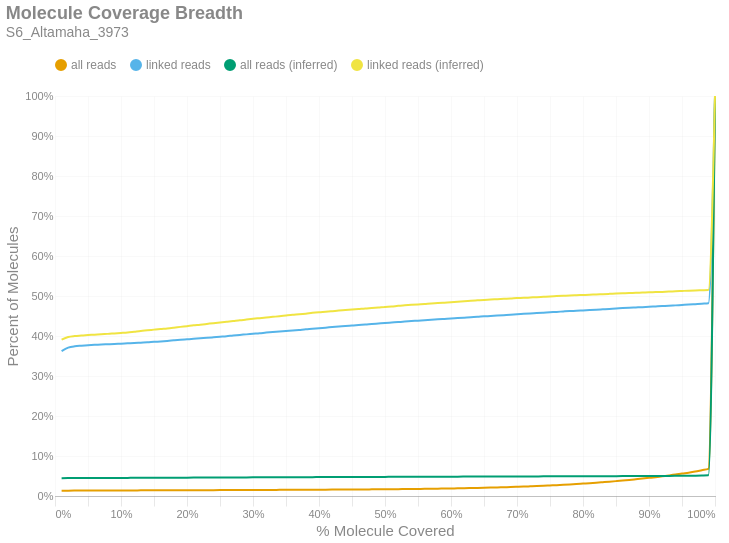

The code cell stored with this chart in its notebook:
### Markdown cell above
### Molecule Read Coverage
This chart shows molecule coverage breadth as computed by the number of bases aligned to that molecule. In other words, "*how much of each unique long molecule is actually sequenced/aligned?*" Keep in mind there is a distinction between sequences and alignments, since some sequences belonging to a particular molecule may not align well and wouldn't appear in the alignment data. This chart also shows molecule coverage breadth as computed by the *inferred fragment* from which the aligned sequences originate. Unlike read coverage, this calculation takes into account the total insert size, including unsequenced gaps between the forward and reverse reads. Like the previous figures, these are cumulative percents.

### Code cell
if SKIPLR:
    print_html(f"Skipped")
else:
    binned_df = consolidated_hist(valids['coverage_bp'], mask, 0.01, True)
    binned_df_inf = consolidated_hist(valids['coverage_inserts'], mask, 0.01, True)
    binned_df = binned_df.with_columns(pl.lit(binned_df_inf['all reads (cumsum)']).alias('all reads (inferred)'))
    binned_df = binned_df.with_columns(pl.lit(binned_df_inf['linked reads (cumsum)']).alias('linked reads (inferred)'))
    binned_df = binned_df.with_columns(
        (pl.col('bin').cast(pl.Float64) + 0.01).alias('right_edge')
    )

    with SafeRender(binned_df):
        (
            density_plot(binned_df, 'Molecule Coverage Breadth', samplename, 'molcov', ['all reads (inferred)','linked reads (inferred)'])
            .encode(
                #x=alt.X('bin:Q', title="% Molecule Covered").axis(format = '%').scale(padding=0),
                x=alt.X('right_edge:Q', title="% Molecule Covered").axis(format='%').scale(padding=0),
                y=alt.Y('value:Q', title='Percent of Molecules')
                    .axis(format='%')
                    .stack(False)
                    .scale(domainMin=0, padding=0),
                color=alt.Color("key:N").scale(domain = ["all reads", "linked reads", "all reads (inferred)", "linked reads (inferred)"]),
                tooltip = [
                    alt.Tooltip("key:N", title = "Data Type"),
                    alt.Tooltip("range_label:N", title="% Molecule Covered"),
                    alt.Tooltip("value:Q", format = ".2%", title="% Molecules")
                ]
            )
        ).display()

### Figure 1 — Vega-Lite specification as saved in the notebook (floating-point values rounded to 4 significant figures)
{"width": "container", "height": 400, "config": {"title": {"anchor": "start", "dy": -15, "fontSize": 18, "color": "#888888", "subtitleColor": "#888888", "subtitleFontSize": 14}, "arc": {"fill": "#0072B2"}, "axis": {"domainColor": "#888888", "domainWidth": 0.5, "gridWidth": 0.2, "grid": false, "titleFontWeight": 400, "titleFontSize": 15, "labelFontSize": 11, "labelColor": "#888888", "tickColor": "#888888", "tickWidth": 0.2, "titleColor": "#888888"}, "axisBand": {"grid": false}, "axisX": {"grid": true, "tickSize": 10, "domainCap": "round"}, "axisY": {"domain": false, "grid": true, "tickSize": 0, "domainCap": "round"}, "background": "transparent", "header": {"labelFontSize": 15, "labelColor": "#888888", "titleFontSize": 15, "titleFontWeight": 600, "titleColor": "#888888"}, "legend": {"labelFont": "sans-serif", "labelFontSize": 12, "labelColor": "#888888", "symbolSize": 100, "symbolType": "circle", "titleFontSize": 12, "titlePadding": 10, "titleColor": "#888888", "title": null, "orient": "top"}, "range": {"category": ["#E69F00", "#56B4E9", "#009E73", "#F0E442", "#0072B2", "#D55E00", "#CC79A7", "#000000"], "diverging": ["#cfe8f3", "#a2d4ec", "#73bfe2", "#46abdb", "#1696d2", "#12719e"]}, "area": {"fill": "#0072B2", "fillOpacity": 0.7, "line": true, "strokeOpacity": 0.7}, "line": {"color": "#0072B2", "stroke": "#0072B2", "strokeWidth": 2}, "trail": {"color": "#0072B2", "stroke": "#0072B2", "strokeWidth": 0, "size": 1}, "point": {"filled": true, "fillOpacity": 1.0, "size": 95}, "text": {"color": "#888888", "fontSize": 11, "align": "right", "fontWeight": 400, "size": 11}, "bar": {"fill": "#0072B2", "stroke": null}, "view": {"stroke": null, "continuousWidth": 660, "continuousHeight": 400}}, "data": {"name": "data-247aee516f00564831113dafbdbd64cd"}, "mark": {"type": "line", "interpolate": "monotone", "point": {"opacity": 0, "size": 275}}, "encoding": {"color": {"field": "key", "scale": {"domain": ["all reads", "linked reads", "all reads (inferred)", "linked reads (inferred)"]}, "type": "nominal"}, "tooltip": [{"field": "key", "title": "Data Type", "type": "nominal"}, {"field": "range_label", "title": "% Molecule Covered", "type": "nominal"}, {"field": "value", "format": ".2%", "title": "% Molecules", "type": "quantitative"}], "x": {"axis": {"format": "%"}, "field": "right_edge", "scale": {"padding": 0}, "title": "% Molecule Covered", "type": "quantitative"}, "y": {"axis": {"format": "%"}, "field": "value", "scale": {"domainMin": 0, "padding": 0}, "stack": false, "title": "Percent of Molecules", "type": "quantitative"}}, "params": [{"name": "param_c36ac31b6afebe62", "select": {"type": "point", "fields": ["key"]}, "bind": "legend"}], "title": {"text": "Molecule Coverage Breadth", "subtitle": "S6_Altamaha_3973"}, "transform": [{"fold": ["all reads (cumsum)", "linked reads (cumsum)", "all reads (inferred)", "linked reads (inferred)"]}, {"calculate": "replace(datum.key, ' (cumsum)', '')", "as": "key"}, {"filter": {"param": "param_c36ac31b6afebe62"}}], "usermeta": {"embedOptions": {"downloadFileName": "S6_Altamaha_3973.molcov"}}, "$schema": "https://vega.github.io/schema/vega-lite/v6.1.0.json", "datasets": {"data-247aee516f00564831113dafbdbd64cd": [{"bin": "0.0", "interval": "0.0-0.01", "all reads": 0.01308, "linked reads": 0.3622, "all reads (cumsum)": 0.01308, "linked reads (cumsum)": 0.3622, "range_label": "0.0-0.01", "all reads (inferred)": 0.04458, "linked reads (inferred)": 0.3909, "right_edge": 0.01}, {"bin": "0.01", "interval": "0.01-0.02", "all reads": 0.0003492, "linked reads": 0.008605, "all reads (cumsum)": 0.01343, "linked reads (cumsum)": 0.3708, "range_label": "0.01-0.02", "all reads (inferred)": 0.04481, "linked reads (inferred)": 0.3974, "right_edge": 0.02}, {"bin": "0.02", "interval": "0.02-0.03", "all reads": 0.0001559, "linked reads": 0.003431, "all reads (cumsum)": 0.01358, "linked reads (cumsum)": 0.3743, "range_label": "0.02-0.03", "all reads (inferred)": 0.04491, "linked reads (inferred)": 0.3998, "right_edge": 0.03}, {"bin": "0.03", "interval": "0.03-0.04", "all reads": 7.794e-05, "linked reads": 0.001541, "all reads (cumsum)": 0.01366, "linked reads (cumsum)": 0.3758, "range_label": "0.03-0.04", "all reads (inferred)": 0.04495, "linked reads (inferred)": 0.4011, "right_edge": 0.04}, {"bin": "0.04", "interval": "0.04-0.05", "all reads": 6.971e-05, "linked reads": 0.001248, "all reads (cumsum)": 0.01373, "linked reads (cumsum)": 0.3771, "range_label": "0.04-0.05", "all reads (inferred)": 0.04501, "linked reads (inferred)": 0.4023, "right_edge": 0.05}, {"bin": "0.05", "interval": "0.05-0.06", "all reads": 5.07e-05, "linked reads": 0.0008807, "all reads (cumsum)": 0.01378, "linked reads (cumsum)": 0.3779, "range_label": "0.05-0.06", "all reads (inferred)": 0.04505, "linked reads (inferred)": 0.4034, "right_edge": 0.06}, {"bin": "0.06", "interval": "0.06-0.07", "all reads": 4.056e-05, "linked reads": 0.0005688, "all reads (cumsum)": 0.01382, "linked reads (cumsum)": 0.3785, "range_label": "0.06-0.07", "all reads (inferred)": 0.0451, "linked reads (inferred)": 0.4046, "right_edge": 0.07}, {"bin": "0.07", "interval": "0.07-0.08", "all reads": 4.119e-05, "linked reads": 0.0008807, "all reads (cumsum)": 0.01386, "linked reads (cumsum)": 0.3794, "range_label": "0.07-0.08", "all reads (inferred)": 0.04514, "linked reads (inferred)": 0.4053, "right_edge": 0.08}, {"bin": "0.08", "interval": "0.08-0.09", "all reads": 4.753e-05, "linked reads": 0.0008624, "all reads (cumsum)": 0.01391, "linked reads (cumsum)": 0.3802, "range_label": "0.08-0.09", "all reads (inferred)": 0.04519, "linked reads (inferred)": 0.4065, "right_edge": 0.09}, {"bin": "0.09", "interval": "0.09-0.1", "all reads": 3.739e-05, "linked reads": 0.0006605, "all reads (cumsum)": 0.01395, "linked reads (cumsum)": 0.3809, "range_label": "0.09-0.1", "all reads (inferred)": 0.04524, "linked reads (inferred)": 0.4077, "right_edge": 0.1}, {"bin": "0.1", "interval": "0.1-0.11", "all reads": 4.563e-05, "linked reads": 0.0007523, "all reads (cumsum)": 0.01399, "linked reads (cumsum)": 0.3817, "range_label": "0.1-0.11", "all reads (inferred)": 0.04529, "linked reads (inferred)": 0.409, "right_edge": 0.11}, {"bin": "0.11", "interval": "0.11-0.12", "all reads": 3.675e-05, "linked reads": 0.0006972, "all reads (cumsum)": 0.01403, "linked reads (cumsum)": 0.3824, "range_label": "0.11-0.12", "all reads (inferred)": 0.04536, "linked reads (inferred)": 0.4109, "right_edge": 0.12}, {"bin": "0.12", "interval": "0.12-0.13", "all reads": 3.929e-05, "linked reads": 0.0009174, "all reads (cumsum)": 0.01407, "linked reads (cumsum)": 0.3833, "range_label": "0.12-0.13", "all reads (inferred)": 0.04543, "linked reads (inferred)": 0.4128, "right_edge": 0.13}, {"bin": "0.13", "interval": "0.13-0.14", "all reads": 4.182e-05, "linked reads": 0.0008807, "all reads (cumsum)": 0.01411, "linked reads (cumsum)": 0.3842, "range_label": "0.13-0.14", "all reads (inferred)": 0.04549, "linked reads (inferred)": 0.4143, "right_edge": 0.14}, {"bin": "0.14", "interval": "0.14-0.15", "all reads": 5.576e-05, "linked reads": 0.001229, "all reads (cumsum)": 0.01417, "linked reads (cumsum)": 0.3854, "range_label": "0.14-0.15", "all reads (inferred)": 0.04555, "linked reads (inferred)": 0.4159, "right_edge": 0.15}, {"bin": "0.15", "interval": "0.15-0.16", "all reads": 4.499e-05, "linked reads": 0.001028, "all reads (cumsum)": 0.01421, "linked reads (cumsum)": 0.3864, "range_label": "0.15-0.16", "all reads (inferred)": 0.04562, "linked reads (inferred)": 0.4176, "right_edge": 0.16}, {"bin": "0.16", "interval": "0.16-0.17", "all reads": 4.879e-05, "linked reads": 0.001211, "all reads (cumsum)": 0.01426, "linked reads (cumsum)": 0.3876, "range_label": "0.16-0.17", "all reads (inferred)": 0.04568, "linked reads (inferred)": 0.419, "right_edge": 0.17}, {"bin": "0.17", "interval": "0.17-0.18", "all reads": 6.464e-05, "linked reads": 0.00145, "all reads (cumsum)": 0.01433, "linked reads (cumsum)": 0.3891, "range_label": "0.17-0.18", "all reads (inferred)": 0.04574, "linked reads (inferred)": 0.4208, "right_edge": 0.18}, {"bin": "0.18", "interval": "0.18-0.19", "all reads": 5.703e-05, "linked reads": 0.001394, "all reads (cumsum)": 0.01438, "linked reads (cumsum)": 0.3905, "range_label": "0.18-0.19", "all reads (inferred)": 0.04581, "linked reads (inferred)": 0.4228, "right_edge": 0.19}, {"bin": "0.19", "interval": "0.19-0.2", "all reads": 5.83e-05, "linked reads": 0.001248, "all reads (cumsum)": 0.01444, "linked reads (cumsum)": 0.3917, "range_label": "0.19-0.2", "all reads (inferred)": 0.04589, "linked reads (inferred)": 0.4247, "right_edge": 0.2}, {"bin": "0.2", "interval": "0.2-0.21", "all reads": 5.45e-05, "linked reads": 0.001248, "all reads (cumsum)": 0.0145, "linked reads (cumsum)": 0.393, "range_label": "0.2-0.21", "all reads (inferred)": 0.04596, "linked reads (inferred)": 0.4266, "right_edge": 0.21}, {"bin": "0.21", "interval": "0.21-0.22", "all reads": 5.45e-05, "linked reads": 0.001193, "all reads (cumsum)": 0.01455, "linked reads (cumsum)": 0.3942, "range_label": "0.21-0.22", "all reads (inferred)": 0.04602, "linked reads (inferred)": 0.4282, "right_edge": 0.22}, {"bin": "0.22", "interval": "0.22-0.23", "all reads": 5.386e-05, "linked reads": 0.001266, "all reads (cumsum)": 0.0146, "linked reads (cumsum)": 0.3954, "range_label": "0.22-0.23", "all reads (inferred)": 0.0461, "linked reads (inferred)": 0.4302, "right_edge": 0.23}, {"bin": "0.23", "interval": "0.23-0.24", "all reads": 5.703e-05, "linked reads": 0.001376, "all reads (cumsum)": 0.01466, "linked reads (cumsum)": 0.3968, "range_label": "0.23-0.24", "all reads (inferred)": 0.04617, "linked reads (inferred)": 0.4322, "right_edge": 0.24}, {"bin": "0.24", "interval": "0.24-0.25", "all reads": 6.083e-05, "linked reads": 0.001413, "all reads (cumsum)": 0.01472, "linked reads (cumsum)": 0.3982, "range_label": "0.24-0.25", "all reads (inferred)": 0.04624, "linked reads (inferred)": 0.4339, "right_edge": 0.25}, {"bin": "0.25", "interval": "0.25-0.26", "all reads": 6.274e-05, "linked reads": 0.001376, "all reads (cumsum)": 0.01479, "linked reads (cumsum)": 0.3996, "range_label": "0.25-0.26", "all reads (inferred)": 0.04631, "linked reads (inferred)": 0.4357, "right_edge": 0.26}, {"bin": "0.26", "interval": "0.26-0.27", "all reads": 7.921e-05, "linked reads": 0.001743, "all reads (cumsum)": 0.01486, "linked reads (cumsum)": 0.4013, "range_label": "0.26-0.27", "all reads (inferred)": 0.04638, "linked reads (inferred)": 0.4375, "right_edge": 0.27}, {"bin": "0.27", "interval": "0.27-0.28", "all reads": 6.21e-05, "linked reads": 0.001468, "all reads (cumsum)": 0.01493, "linked reads (cumsum)": 0.4028, "range_label": "0.27-0.28", "all reads (inferred)": 0.04644, "linked reads (inferred)": 0.4391, "right_edge": 0.28}, {"bin": "0.28", "interval": "0.28-0.29", "all reads": 6.02e-05, "linked reads": 0.001266, "all reads (cumsum)": 0.01499, "linked reads (cumsum)": 0.4041, "range_label": "0.28-0.29", "all reads (inferred)": 0.04652, "linked reads (inferred)": 0.4412, "right_edge": 0.29}, {"bin": "0.29", "interval": "0.29-0.3", "all reads": 6.083e-05, "linked reads": 0.001431, "all reads (cumsum)": 0.01505, "linked reads (cumsum)": 0.4055, "range_label": "0.29-0.3", "all reads (inferred)": 0.04659, "linked reads (inferred)": 0.4431, "right_edge": 0.3}, {"bin": "0.3", "interval": "0.3-0.31", "all reads": 6.337e-05, "linked reads": 0.001339, "all reads (cumsum)": 0.01511, "linked reads (cumsum)": 0.4068, "range_label": "0.3-0.31", "all reads (inferred)": 0.04665, "linked reads (inferred)": 0.4447, "right_edge": 0.31}, {"bin": "0.31", "interval": "0.31-0.32", "all reads": 8.111e-05, "linked reads": 0.001688, "all reads (cumsum)": 0.01519, "linked reads (cumsum)": 0.4085, "range_label": "0.31-0.32", "all reads (inferred)": 0.04671, "linked reads (inferred)": 0.4462, "right_edge": 0.32}, {"bin": "0.32", "interval": "0.32-0.33", "all reads": 6.654e-05, "linked reads": 0.001413, "all reads (cumsum)": 0.01526, "linked reads (cumsum)": 0.4099, "range_label": "0.32-0.33", "all reads (inferred)": 0.04678, "linked reads (inferred)": 0.4478, "right_edge": 0.33}, {"bin": "0.33", "interval": "0.33-0.34", "all reads": 6.083e-05, "linked reads": 0.001174, "all reads (cumsum)": 0.01532, "linked reads (cumsum)": 0.4111, "range_label": "0.33-0.34", "all reads (inferred)": 0.04684, "linked reads (inferred)": 0.4494, "right_edge": 0.34}, {"bin": "0.34", "interval": "0.34-0.35", "all reads": 6.78e-05, "linked reads": 0.001413, "all reads (cumsum)": 0.01539, "linked reads (cumsum)": 0.4125, "range_label": "0.34-0.35", "all reads (inferred)": 0.04691, "linked reads (inferred)": 0.4512, "right_edge": 0.35}, {"bin": "0.35", "interval": "0.35-0.36", "all reads": 6.274e-05, "linked reads": 0.001193, "all reads (cumsum)": 0.01545, "linked reads (cumsum)": 0.4137, "range_label": "0.35-0.36", "all reads (inferred)": 0.04698, "linked reads (inferred)": 0.4529, "right_edge": 0.36}, {"bin": "0.36", "interval": "0.36-0.37", "all reads": 7.858e-05, "linked reads": 0.001505, "all reads (cumsum)": 0.01553, "linked reads (cumsum)": 0.4152, "range_label": "0.36-0.37", "all reads (inferred)": 0.04703, "linked reads (inferred)": 0.4542, "right_edge": 0.37}, {"bin": "0.37", "interval": "0.37-0.38", "all reads": 8.491e-05, "linked reads": 0.001651, "all reads (cumsum)": 0.01561, "linked reads (cumsum)": 0.4169, "range_label": "0.37-0.38", "all reads (inferred)": 0.0471, "linked reads (inferred)": 0.4559, "right_edge": 0.38}, {"bin": "0.38", "interval": "0.38-0.39", "all reads": 7.731e-05, "linked reads": 0.001211, "all reads (cumsum)": 0.01569, "linked reads (cumsum)": 0.4181, "range_label": "0.38-0.39", "all reads (inferred)": 0.04718, "linked reads (inferred)": 0.458, "right_edge": 0.39}, {"bin": "0.39", "interval": "0.39-0.4", "all reads": 8.365e-05, "linked reads": 0.001505, "all reads (cumsum)": 0.01577, "linked reads (cumsum)": 0.4196, "range_label": "0.39-0.4", "all reads (inferred)": 0.04724, "linked reads (inferred)": 0.4595, "right_edge": 0.4}, {"bin": "0.4", "interval": "0.4-0.41", "all reads": 7.985e-05, "linked reads": 0.001266, "all reads (cumsum)": 0.01585, "linked reads (cumsum)": 0.4209, "range_label": "0.4-0.41", "all reads (inferred)": 0.04729, "linked reads (inferred)": 0.4607, "right_edge": 0.41}, {"bin": "0.41", "interval": "0.41-0.42", "all reads": 8.998e-05, "linked reads": 0.00145, "all reads (cumsum)": 0.01594, "linked reads (cumsum)": 0.4223, "range_label": "0.41-0.42", "all reads (inferred)": 0.04735, "linked reads (inferred)": 0.462, "right_edge": 0.42}, {"bin": "0.42", "interval": "0.42-0.43", "all reads": 9.442e-05, "linked reads": 0.001303, "all reads (cumsum)": 0.01604, "linked reads (cumsum)": 0.4236, "range_label": "0.42-0.43", "all reads (inferred)": 0.04741, "linked reads (inferred)": 0.4635, "right_edge": 0.43}, {"bin": "0.43", "interval": "0.43-0.44", "all reads": 9.252e-05, "linked reads": 0.001156, "all reads (cumsum)": 0.01613, "linked reads (cumsum)": 0.4248, "range_label": "0.43-0.44", "all reads (inferred)": 0.04746, "linked reads (inferred)": 0.4647, "right_edge": 0.44}, {"bin": "0.44", "interval": "0.44-0.45", "all reads": 9.569e-05, "linked reads": 0.001413, "all reads (cumsum)": 0.01623, "linked reads (cumsum)": 0.4262, "range_label": "0.44-0.45", "all reads (inferred)": 0.04752, "linked reads (inferred)": 0.4661, "right_edge": 0.45}, {"bin": "0.45", "interval": "0.45-0.46", "all reads": 0.0001077, "linked reads": 0.001339, "all reads (cumsum)": 0.01633, "linked reads (cumsum)": 0.4275, "range_label": "0.45-0.46", "all reads (inferred)": 0.04758, "linked reads (inferred)": 0.4675, "right_edge": 0.46}, {"bin": "0.46", "interval": "0.46-0.47", "all reads": 0.0001128, "linked reads": 0.001046, "all reads (cumsum)": 0.01645, "linked reads (cumsum)": 0.4286, "range_label": "0.46-0.47", "all reads (inferred)": 0.04764, "linked reads (inferred)": 0.469, "right_edge": 0.47}, {"bin": "0.47", "interval": "0.47-0.48", "all reads": 0.0001236, "linked reads": 0.00145, "all reads (cumsum)": 0.01657, "linked reads (cumsum)": 0.43, "range_label": "0.47-0.48", "all reads (inferred)": 0.04769, "linked reads (inferred)": 0.4701, "right_edge": 0.48}, {"bin": "0.48", "interval": "0.48-0.49", "all reads": 0.0001369, "linked reads": 0.001248, "all reads (cumsum)": 0.01671, "linked reads (cumsum)": 0.4313, "range_label": "0.48-0.49", "all reads (inferred)": 0.04774, "linked reads (inferred)": 0.4713, "right_edge": 0.49}, {"bin": "0.49", "interval": "0.49-0.5", "all reads": 0.0001546, "linked reads": 0.001266, "all reads (cumsum)": 0.01686, "linked reads (cumsum)": 0.4325, "range_label": "0.49-0.5", "all reads (inferred)": 0.0478, "linked reads (inferred)": 0.4727, "right_edge": 0.5}, {"bin": "0.5", "interval": "0.5-0.51", "all reads": 0.0001312, "linked reads": 0.001156, "all reads (cumsum)": 0.01699, "linked reads (cumsum)": 0.4337, "range_label": "0.5-0.51", "all reads (inferred)": 0.04785, "linked reads (inferred)": 0.4737, "right_edge": 0.51}, {"bin": "0.51", "interval": "0.51-0.52", "all reads": 0.0001534, "linked reads": 0.001156, "all reads (cumsum)": 0.01715, "linked reads (cumsum)": 0.4348, "range_label": "0.51-0.52", "all reads (inferred)": 0.04792, "linked reads (inferred)": 0.4754, "right_edge": 0.52}, {"bin": "0.52", "interval": "0.52-0.53", "all reads": 0.000166, "linked reads": 0.001138, "all reads (cumsum)": 0.01731, "linked reads (cumsum)": 0.436, "range_label": "0.52-0.53", "all reads (inferred)": 0.04798, "linked reads (inferred)": 0.4766, "right_edge": 0.53}, {"bin": "0.53", "interval": "0.53-0.54", "all reads": 0.0001749, "linked reads": 0.001266, "all reads (cumsum)": 0.01749, "linked reads (cumsum)": 0.4372, "range_label": "0.53-0.54", "all reads (inferred)": 0.04804, "linked reads (inferred)": 0.4778, "right_edge": 0.54}, {"bin": "0.54", "interval": "0.54-0.55", "all reads": 0.0001812, "linked reads": 0.001174, "all reads (cumsum)": 0.01767, "linked reads (cumsum)": 0.4384, "range_label": "0.54-0.55", "all reads (inferred)": 0.0481, "linked reads (inferred)": 0.479, "right_edge": 0.55}, {"bin": "0.55", "interval": "0.55-0.56", "all reads": 0.0001876, "linked reads": 0.001248, "all reads (cumsum)": 0.01786, "linked reads (cumsum)": 0.4397, "range_label": "0.55-0.56", "all reads (inferred)": 0.04815, "linked reads (inferred)": 0.4801, "right_edge": 0.56}, {"bin": "0.56", "interval": "0.56-0.57", "all reads": 0.0002275, "linked reads": 0.001119, "all reads (cumsum)": 0.01808, "linked reads (cumsum)": 0.4408, "range_label": "0.56-0.57", "all reads (inferred)": 0.04821, "linked reads (inferred)": 0.4814, "right_edge": 0.57}, {"bin": "0.57", "interval": "0.57-0.58", "all reads": 0.0002636, "linked reads": 0.0008807, "all reads (cumsum)": 0.01835, "linked reads (cumsum)": 0.4417, "range_label": "0.57-0.58", "all reads (inferred)": 0.04826, "linked reads (inferred)": 0.4823, "right_edge": 0.58}, {"bin": "0.58", "interval": "0.58-0.59", "all reads": 0.0002554, "linked reads": 0.001083, "all reads (cumsum)": 0.0186, "linked reads (cumsum)": 0.4427, "range_label": "0.58-0.59", "all reads (inferred)": 0.04831, "linked reads (inferred)": 0.4834, "right_edge": 0.59}, {"bin": "0.59", "interval": "0.59-0.6", "all reads": 0.0003029, "linked reads": 0.001119, "all reads (cumsum)": 0.01891, "linked reads (cumsum)": 0.4439, "range_label": "0.59-0.6", "all reads (inferred)": 0.04837, "linked reads (inferred)": 0.4846, "right_edge": 0.6}, {"bin": "0.6", "interval": "0.6-0.61", "all reads": 0.00027, "linked reads": 0.0009725, "all reads (cumsum)": 0.01918, "linked reads (cumsum)": 0.4448, "range_label": "0.6-0.61", "all reads (inferred)": 0.04842, "linked reads (inferred)": 0.4857, "right_edge": 0.61}, {"bin": "0.61", "interval": "0.61-0.62", "all reads": 0.0003162, "linked reads": 0.001046, "all reads (cumsum)": 0.01949, "linked reads (cumsum)": 0.4459, "range_label": "0.61-0.62", "all reads (inferred)": 0.04848, "linked reads (inferred)": 0.4869, "right_edge": 0.62}, {"bin": "0.62", "interval": "0.62-0.63", "all reads": 0.0003352, "linked reads": 0.001083, "all reads (cumsum)": 0.01983, "linked reads (cumsum)": 0.447, "range_label": "0.62-0.63", "all reads (inferred)": 0.04853, "linked reads (inferred)": 0.488, "right_edge": 0.63}, {"bin": "0.63", "interval": "0.63-0.64", "all reads": 0.0003492, "linked reads": 0.0009358, "all reads (cumsum)": 0.02018, "linked reads (cumsum)": 0.4479, "range_label": "0.63-0.64", "all reads (inferred)": 0.04859, "linked reads (inferred)": 0.4891, "right_edge": 0.64}, {"bin": "0.64", "interval": "0.64-0.65", "all reads": 0.0003859, "linked reads": 0.001248, "all reads (cumsum)": 0.02056, "linked reads (cumsum)": 0.4491, "range_label": "0.64-0.65", "all reads (inferred)": 0.04865, "linked reads (inferred)": 0.4903, "right_edge": 0.65}, {"bin": "0.65", "interval": "0.65-0.66", "all reads": 0.0004157, "linked reads": 0.0008257, "all reads (cumsum)": 0.02098, "linked reads (cumsum)": 0.45, "range_label": "0.65-0.66", "all reads (inferred)": 0.04869, "linked reads (inferred)": 0.491, "right_edge": 0.66}, {"bin": "0.66", "interval": "0.66-0.67", "all reads": 0.0004423, "linked reads": 0.001046, "all reads (cumsum)": 0.02142, "linked reads (cumsum)": 0.451, "range_label": "0.66-0.67", "all reads (inferred)": 0.04874, "linked reads (inferred)": 0.492, "right_edge": 0.67}, {"bin": "0.67", "interval": "0.67-0.68", "all reads": 0.0005101, "linked reads": 0.001156, "all reads (cumsum)": 0.02193, "linked reads (cumsum)": 0.4522, "range_label": "0.67-0.68", "all reads (inferred)": 0.04879, "linked reads (inferred)": 0.4929, "right_edge": 0.68}, {"bin": "0.68", "interval": "0.68-0.69", "all reads": 0.0004778, "linked reads": 0.001229, "all reads (cumsum)": 0.02241, "linked reads (cumsum)": 0.4534, "range_label": "0.68-0.69", "all reads (inferred)": 0.04884, "linked reads (inferred)": 0.4937, "right_edge": 0.69}, {"bin": "0.69", "interval": "0.69-0.7", "all reads": 0.0005481, "linked reads": 0.0008807, "all reads (cumsum)": 0.02296, "linked reads (cumsum)": 0.4543, "range_label": "0.69-0.7", "all reads (inferred)": 0.04889, "linked reads (inferred)": 0.4947, "right_edge": 0.7}, {"bin": "0.7", "interval": "0.7-0.71", "all reads": 0.0005735, "linked reads": 0.001174, "all reads (cumsum)": 0.02353, "linked reads (cumsum)": 0.4555, "range_label": "0.7-0.71", "all reads (inferred)": 0.04893, "linked reads (inferred)": 0.4954, "right_edge": 0.71}, {"bin": "0.71", "interval": "0.71-0.72", "all reads": 0.0006369, "linked reads": 0.001064, "all reads (cumsum)": 0.02417, "linked reads (cumsum)": 0.4565, "range_label": "0.71-0.72", "all reads (inferred)": 0.04897, "linked reads (inferred)": 0.4962, "right_edge": 0.72}, {"bin": "0.72", "interval": "0.72-0.73", "all reads": 0.0006476, "linked reads": 0.0008624, "all reads (cumsum)": 0.02481, "linked reads (cumsum)": 0.4574, "range_label": "0.72-0.73", "all reads (inferred)": 0.04902, "linked reads (inferred)": 0.4971, "right_edge": 0.73}, {"bin": "0.73", "interval": "0.73-0.74", "all reads": 0.0007357, "linked reads": 0.0009725, "all reads (cumsum)": 0.02555, "linked reads (cumsum)": 0.4584, "range_label": "0.73-0.74", "all reads (inferred)": 0.04908, "linked reads (inferred)": 0.498, "right_edge": 0.74}, {"bin": "0.74", "interval": "0.74-0.75", "all reads": 0.0008099, "linked reads": 0.001028, "all reads (cumsum)": 0.02636, "linked reads (cumsum)": 0.4594, "range_label": "0.74-0.75", "all reads (inferred)": 0.04913, "linked reads (inferred)": 0.4989, "right_edge": 0.75}, {"bin": "0.75", "interval": "0.75-0.76", "all reads": 0.0008042, "linked reads": 0.0009174, "all reads (cumsum)": 0.02716, "linked reads (cumsum)": 0.4603, "range_label": "0.75-0.76", "all reads (inferred)": 0.04919, "linked reads (inferred)": 0.4997, "right_edge": 0.76}, {"bin": "0.76", "interval": "0.76-0.77", "all reads": 0.0008536, "linked reads": 0.001101, "all reads (cumsum)": 0.02802, "linked reads (cumsum)": 0.4614, "range_label": "0.76-0.77", "all reads (inferred)": 0.04924, "linked reads (inferred)": 0.5005, "right_edge": 0.77}, {"bin": "0.77", "interval": "0.77-0.78", "all reads": 0.0009322, "linked reads": 0.001028, "all reads (cumsum)": 0.02895, "linked reads (cumsum)": 0.4624, "range_label": "0.77-0.78", "all reads (inferred)": 0.04929, "linked reads (inferred)": 0.5014, "right_edge": 0.78}, {"bin": "0.78", "interval": "0.78-0.79", "all reads": 0.0009835, "linked reads": 0.0006605, "all reads (cumsum)": 0.02993, "linked reads (cumsum)": 0.4631, "range_label": "0.78-0.79", "all reads (inferred)": 0.04935, "linked reads (inferred)": 0.502, "right_edge": 0.79}, {"bin": "0.79", "interval": "0.79-0.8", "all reads": 0.001075, "linked reads": 0.0008807, "all reads (cumsum)": 0.03101, "linked reads (cumsum)": 0.464, "range_label": "0.79-0.8", "all reads (inferred)": 0.04941, "linked reads (inferred)": 0.5026, "right_edge": 0.8}, {"bin": "0.8", "interval": "0.8-0.81", "all reads": 0.001056, "linked reads": 0.000844, "all reads (cumsum)": 0.03206, "linked reads (cumsum)": 0.4648, "range_label": "0.8-0.81", "all reads (inferred)": 0.04945, "linked reads (inferred)": 0.5032, "right_edge": 0.81}, {"bin": "0.81", "interval": "0.81-0.82", "all reads": 0.001181, "linked reads": 0.0008991, "all reads (cumsum)": 0.03324, "linked reads (cumsum)": 0.4657, "range_label": "0.81-0.82", "all reads (inferred)": 0.04952, "linked reads (inferred)": 0.504, "right_edge": 0.82}, {"bin": "0.82", "interval": "0.82-0.83", "all reads": 0.001281, "linked reads": 0.001028, "all reads (cumsum)": 0.03453, "linked reads (cumsum)": 0.4667, "range_label": "0.82-0.83", "all reads (inferred)": 0.04957, "linked reads (inferred)": 0.5047, "right_edge": 0.83}, {"bin": "0.83", "interval": "0.83-0.84", "all reads": 0.001298, "linked reads": 0.001028, "all reads (cumsum)": 0.03582, "linked reads (cumsum)": 0.4678, "range_label": "0.83-0.84", "all reads (inferred)": 0.04963, "linked reads (inferred)": 0.5053, "right_edge": 0.84}, {"bin": "0.84", "interval": "0.84-0.85", "all reads": 0.001363, "linked reads": 0.0009541, "all reads (cumsum)": 0.03719, "linked reads (cumsum)": 0.4687, "range_label": "0.84-0.85", "all reads (inferred)": 0.04968, "linked reads (inferred)": 0.5061, "right_edge": 0.85}, {"bin": "0.85", "interval": "0.85-0.86", "all reads": 0.001414, "linked reads": 0.001064, "all reads (cumsum)": 0.0386, "linked reads (cumsum)": 0.4698, "range_label": "0.85-0.86", "all reads (inferred)": 0.04974, "linked reads (inferred)": 0.5067, "right_edge": 0.86}, {"bin": "0.86", "interval": "0.86-0.87", "all reads": 0.001546, "linked reads": 0.0008807, "all reads (cumsum)": 0.04015, "linked reads (cumsum)": 0.4707, "range_label": "0.86-0.87", "all reads (inferred)": 0.0498, "linked reads (inferred)": 0.5073, "right_edge": 0.87}, {"bin": "0.87", "interval": "0.87-0.88", "all reads": 0.001653, "linked reads": 0.0007523, "all reads (cumsum)": 0.0418, "linked reads (cumsum)": 0.4714, "range_label": "0.87-0.88", "all reads (inferred)": 0.04987, "linked reads (inferred)": 0.508, "right_edge": 0.88}, {"bin": "0.88", "interval": "0.88-0.89", "all reads": 0.001673, "linked reads": 0.0007523, "all reads (cumsum)": 0.04347, "linked reads (cumsum)": 0.4722, "range_label": "0.88-0.89", "all reads (inferred)": 0.04992, "linked reads (inferred)": 0.5087, "right_edge": 0.89}, {"bin": "0.89", "interval": "0.89-0.9", "all reads": 0.001842, "linked reads": 0.0008073, "all reads (cumsum)": 0.04531, "linked reads (cumsum)": 0.473, "range_label": "0.89-0.9", "all reads (inferred)": 0.05, "linked reads (inferred)": 0.5093, "right_edge": 0.9}, {"bin": "0.9", "interval": "0.9-0.91", "all reads": 0.001855, "linked reads": 0.0008807, "all reads (cumsum)": 0.04717, "linked reads (cumsum)": 0.4739, "range_label": "0.9-0.91", "all reads (inferred)": 0.05006, "linked reads (inferred)": 0.5097, "right_edge": 0.91}, {"bin": "0.91", "interval": "0.91-0.92", "all reads": 0.002113, "linked reads": 0.0008807, "all reads (cumsum)": 0.04928, "linked reads (cumsum)": 0.4747, "range_label": "0.91-0.92", "all reads (inferred)": 0.05013, "linked reads (inferred)": 0.5103, "right_edge": 0.92}, {"bin": "0.92", "interval": "0.92-0.93", "all reads": 0.002032, "linked reads": 0.000844, "all reads (cumsum)": 0.05131, "linked reads (cumsum)": 0.4756, "range_label": "0.92-0.93", "all reads (inferred)": 0.05023, "linked reads (inferred)": 0.511, "right_edge": 0.93}, {"bin": "0.93", "interval": "0.93-0.94", "all reads": 0.002182, "linked reads": 0.0009725, "all reads (cumsum)": 0.0535, "linked reads (cumsum)": 0.4766, "range_label": "0.93-0.94", "all reads (inferred)": 0.05033, "linked reads (inferred)": 0.5118, "right_edge": 0.94}, {"bin": "0.94", "interval": "0.94-0.95", "all reads": 0.002532, "linked reads": 0.0009541, "all reads (cumsum)": 0.05603, "linked reads (cumsum)": 0.4775, "range_label": "0.94-0.95", "all reads (inferred)": 0.05045, "linked reads (inferred)": 0.5126, "right_edge": 0.95}, {"bin": "0.95", "interval": "0.95-0.96", "all reads": 0.002259, "linked reads": 0.0009541, "all reads (cumsum)": 0.05829, "linked reads (cumsum)": 0.4785, "range_label": "0.95-0.96", "all reads (inferred)": 0.05061, "linked reads (inferred)": 0.5133, "right_edge": 0.96}, {"bin": "0.96", "interval": "0.96-0.97", "all reads": 0.002725, "linked reads": 0.001101, "all reads (cumsum)": 0.06101, "linked reads (cumsum)": 0.4796, "range_label": "0.96-0.97", "all reads (inferred)": 0.05075, "linked reads (inferred)": 0.514, "right_edge": 0.97}, {"bin": "0.97", "interval": "0.97-0.98", "all reads": 0.003489, "linked reads": 0.001119, "all reads (cumsum)": 0.0645, "linked reads (cumsum)": 0.4807, "range_label": "0.97-0.98", "all reads (inferred)": 0.05103, "linked reads (inferred)": 0.5144, "right_edge": 0.98}, {"bin": "0.98", "interval": "0.98-0.99", "all reads": 0.003468, "linked reads": 0.0009725, "all reads (cumsum)": 0.06797, "linked reads (cumsum)": 0.4817, "range_label": "0.98-0.99", "all reads (inferred)": 0.05157, "linked reads (inferred)": 0.5149, "right_edge": 0.99}, {"bin": "0.99", "interval": "0.99-1.0", "all reads": 0.932, "linked reads": 0.5183, "all reads (cumsum)": 1.0, "linked reads (cumsum)": 1.0, "range_label": "0.99-1.0", "all reads (inferred)": 1.0, "linked reads (inferred)": 1.0, "right_edge": 1.0}]}}
